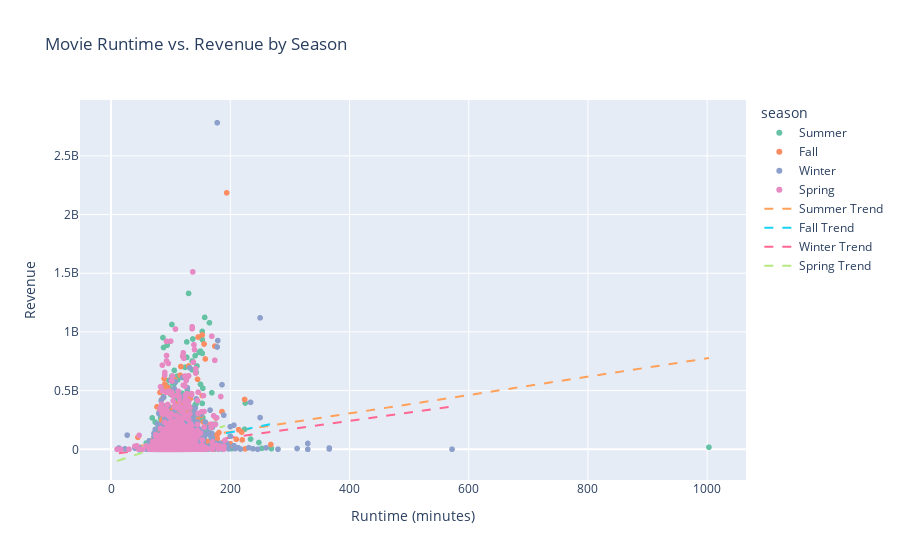

The code cell stored with this chart in its notebook:
### Markdown cell above
Scatter plot showing the relationship between movie duration and revenue, with points colored by season

### Code cell
fig_runtime_scatter = px.scatter(
    df_season,
    x="movie_runtime",
    y="movie_box_office_revenue",
    color="season",
    title="Movie Runtime vs. Revenue by Season",
    labels={"movie_runtime": "Runtime (minutes)", "movie_box_office_revenue": "Revenue"},
    color_discrete_sequence=px.colors.qualitative.Set2,
    hover_data=["movie_name", "season"]
)

# Add trend lines per season (Plotly doesn't have native grouped trendlines, we can do separate filtering)
# Alternatively, we can add LOESS lines or do a linear fit by filtering data by season and adding lines:
for s in df_season["season"].unique():
    subset = df_season[df_season["season"] == s]
    # Fit a simple linear regression line
    slope, intercept, r_value, p_value, std_err = stats.linregress(subset["movie_runtime"], subset["movie_box_office_revenue"])
    x_vals = np.linspace(subset["movie_runtime"].min(), subset["movie_runtime"].max(), 100)
    y_vals = intercept + slope * x_vals
    fig_runtime_scatter.add_trace(go.Scatter(x=x_vals, y=y_vals, mode='lines', name=f"{s} Trend", line=dict(dash='dash')))

fig_runtime_scatter.write_html("runtime_revenue_scatter.html", include_plotlyjs="cdn")
fig_runtime_scatter.show()
